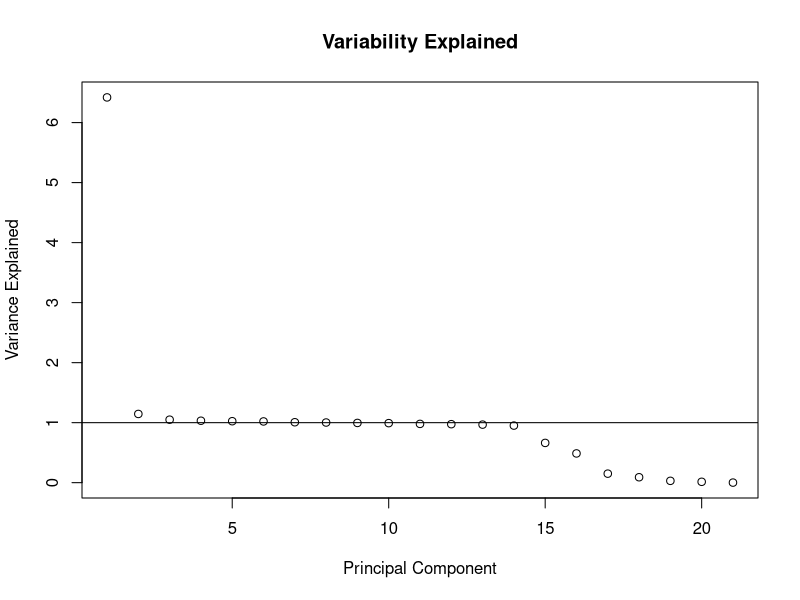
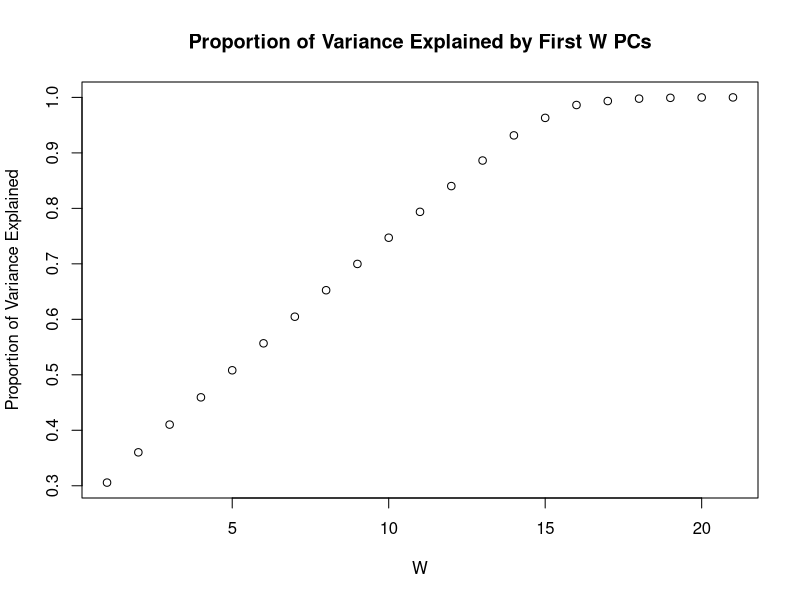
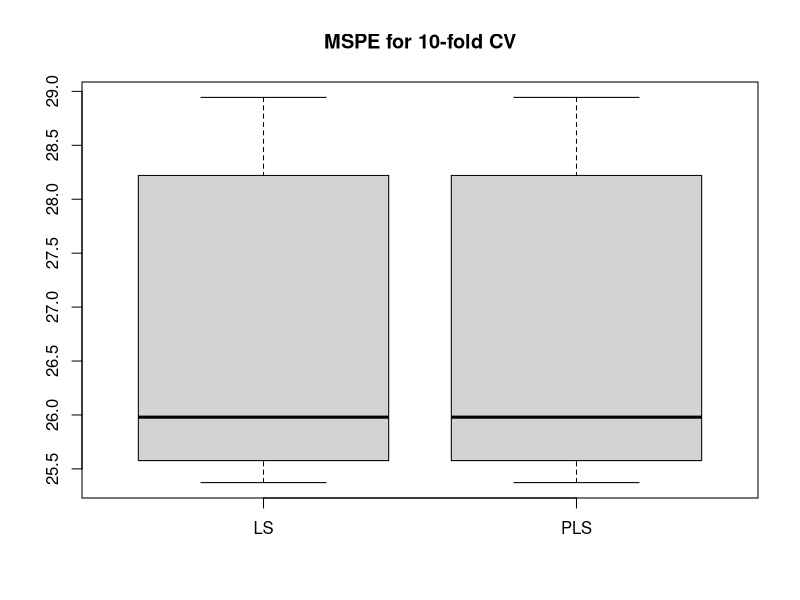

Recreate these plots in R, in order.
### We will perform an unsupervised analysis of the wine quality data
### using PCA, and a supervised analysis using PLS. We will also
### start using all the predictors in the wine quality dataset (there
### is a new script to read the dataset)

### This analysis will need a package
library(pls) # For partial least squares

### There were some functions we defined and used last week which
### made life easier. I've put them in a separate R script so we
### can give ourselves access to them without running all of last
### week's code.
data <- read.csv("training_data.csv", header=TRUE)
head(data)
### We will also often need to calculate MSE using an observed
### and a prediction vector. This is another useful function.
get.MSPE = function(Y, Y.hat){
  return(mean((Y - Y.hat)^2))
}

### Create k CV folds for a dataset of size n
get.folds = function(n, K) {
  ### Get the appropriate number of fold labels
  n.fold = ceiling(n / K) # Number of observations per fold (rounded up)
  fold.ids.raw = rep(1:K, times = n.fold) # Generate extra labels
  fold.ids = fold.ids.raw[1:n] # Keep only the correct number of labels
  
  ### Shuffle the fold labels
  folds.rand = fold.ids[sample.int(n)]
  
  return(folds.rand)
}


### We are going to do CV, so we need to run set.seed()
set.seed(31295905)



#########################################################################
### Let's start with PCA. We do PCA using the prcomp() function. This ###
### function takes a matrix containing our explanatory variables,     ###
### with no intercept and any categorical predictors converted to     ###
### indicators. We can construct such a matrix using the              ###
### model.matrix() function.                                          ###
### Note: We can do PCA on the whole dataset without worrying about   ###
###       overfitting, because the delta errors only affect our       ###
###       response, not the predictors.                               ###
#########################################################################

### Construct matrix of predictors. We don't want an intercept term,
### but the model.matrix() function gets confused if we ask it to create
### indicators for our categorical predictors without also including
### an intercept. We can correct this by including an intercept in
### model.matrix(), then deleting the intercept immediately after.
data.matrix.raw <- model.matrix(Y ~ ., data = data)
data.matrix <- data.matrix.raw[, -1]

### Perform PCA. The syntax is pretty straightforward. Setting
### scale. = T scales each predictor so they have the same SD. This
### tends to produce a better PCA
fit.PCA <- prcomp(data.matrix, scale. = T)
print(fit.PCA)

### There is a default plotting method for prcomp() objects. However,
### it's kind of hard to read, so let's make a better version.

### First, get the variance of each component (i.e. SD squared)
vars <- fit.PCA$sdev^2

### Plot the variance of each component (called a scree plot).
### We can also add a horizontal line at 1, the average amount of
### variability, using the abline() function. Setting h equal to a
### number adds a horizontal line at that number to the most recent
### plot.
plot(1:length(vars), vars,
     main = "Variability Explained",
     xlab = "Principal Component", ylab = "Variance Explained"
)
abline(h = 1)

### We can also plot the cumulative proportion of variability explained
### if we include the first 1, 2, etc. components. We can use the
### cumsum() function to compute the cumulative sum of a vector (i.e.
### position 4 is the sum of the first 4 components of the original
### vector).
c.vars <- cumsum(vars) ### Cumulative variance explained
rel.c.vars <- c.vars / max(c.vars) ### Cumulative proportion of
### variance explained
plot(1:length(rel.c.vars), rel.c.vars,
     main = "Proportion of Variance Explained by First W PCs",
     xlab = "W", ylab = "Proportion of Variance Explained"
)


### Based on the scree plot, I think that it is appropriate to
### include 4 or 5 PCs. Let's look at the weights of the first 5 PCs.
### We can get all the weights from prcomp() using $rotation, then
### we an just extract the columns we are interested in.
all.PCs <- fit.PCA$rotation
print(all.PCs[, 1:10])


#########################################################################
### Next, we will do a partial least squares analysis. This method    ###
### uses the plsr() function from the pls package. Let's also use CV  ###
### to calculate the MSPE of our model. Remember that we have to fit  ###
### the model and choose the appropriate number of terms separately   ###
### for each fold. More generally, whatever your tuning procedure     ###
### looks like, it must be repeated for each fold when doing CV.      ###
#########################################################################

### Let's define a function for constructing CV folds
get.folds <- function(n, K) {
  ### Get the appropriate number of fold labels
  n.fold <- ceiling(n / K) # Number of observations per fold (rounded up)
  fold.ids.raw <- rep(1:K, times = n.fold) # Generate extra labels
  fold.ids <- fold.ids.raw[1:n] # Keep only the correct number of labels
  
  ### Shuffle the fold labels
  folds.rand <- fold.ids[sample.int(n)]
  
  return(folds.rand)
}


### Number of folds
K <- 10

### Construct folds
n <- nrow(data) # Sample size
folds <- get.folds(n, K)

### Create a container for MSPEs. Let's include ordinary least-squares
### regression for reference
all.models <- c("LS", "PLS")
all.MSPEs <- array(0, dim = c(K, length(all.models)))
colnames(all.MSPEs) <- all.models

### Begin cross-validation
for (i in 1:K) {
  ### Split data
  data.train <- data[folds != i, ]
  data.valid <- data[folds == i, ]
  n.train <- nrow(data.train)
  
  ### Get response vector
  Y.valid <- data.valid$Y
  
  ###################################################################
  ### First, let's quickly do LS so we have a reference point for ###
  ### how well the other models do.                               ###
  ###################################################################
  
  fit.ls <- lm(Y ~ ., data = data.train)
  pred.ls <- predict(fit.ls, newdata = data.valid)
  MSPE.ls <- get.MSPE(Y.valid, pred.ls)
  all.MSPEs[i, "LS"] <- MSPE.ls
  
  ### Now, let's do PLS using the plsr() function. The syntax is
  ### very similar to lm(). If we set validation = "CV", the plsr()
  ### function will do its own internal CV, and give MSPEs for each
  ### number of components. We can then use this to choose how many
  ### componenets to keep when doing prediction on the validation
  ### fold. We can use an optional input called segments to specify
  ### how many folds we want plsr() to use for its internal CV
  ### (default is 10).
  fit.pls <- plsr(Y ~ .,
                  data = data.train, validation = "CV",
                  segments = 5
  )
  
  ### Investigate the fitted PLS model. Comment out the next two
  ### lines when running a CV loop
  
  ### The summary function gives us lots of information about how
  ### errors change as we increase the number of components
  # summary(fit.pls)
  
  ### The validationplot() function shows how MSPE from the internal
  ### CV of plsr() changes with the number of included components.
  # validationplot(fit.pls)
  
  ### Get the best model from PLS. To do this, we need to find the model
  ### that minimizes MSPE for the plsr() function's internal CV. It
  ### takes a few steps, but all the information we need is contained
  ### in the output of plsr().
  CV.pls <- fit.pls$validation # All the CV information
  PRESS.pls <- CV.pls$PRESS # Sum of squared CV residuals
  CV.MSPE.pls <- PRESS.pls / nrow(data.train) # MSPE for internal CV
  ind.best.pls <- which.min(CV.MSPE.pls) # Optimal number of components
  
  
  ### Get predictions and calculate MSPE on the validation fold
  ### Set ncomps equal to the optimal number of components
  pred.pls <- predict(fit.pls, data.valid, ncomp = ind.best.pls)
  MSPE.pls <- get.MSPE(Y.valid, pred.pls)
  all.MSPEs[i, "PLS"] <- MSPE.pls
}

### Make boxplots
boxplot(all.MSPEs, main = "MSPE for 10-fold CV")
